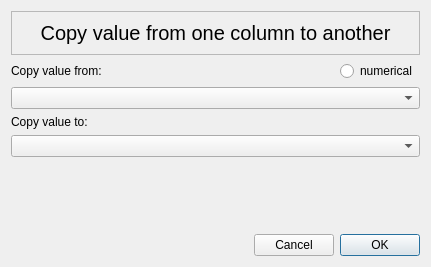
<?xml version="1.0" encoding="UTF-8"?>
<ui version="4.0">
 <class>CopyDialog</class>
 <widget class="QDialog" name="CopyDialog">
  <property name="geometry">
   <rect>
    <x>0</x>
    <y>0</y>
    <width>431</width>
    <height>267</height>
   </rect>
  </property>
  <property name="windowTitle">
   <string>Dialog</string>
  </property>
  <layout class="QGridLayout" name="gridLayout_2">
   <item row="1" column="0" colspan="3">
    <layout class="QGridLayout" name="gridLayoutFig"/>
   </item>
   <item row="4" column="0" colspan="3">
    <widget class="QComboBox" name="comboBoxFrom"/>
   </item>
   <item row="7" column="0">
    <spacer name="verticalSpacer">
     <property name="orientation">
      <enum>Qt::Vertical</enum>
     </property>
     <property name="sizeHint" stdset="0">
      <size>
       <width>20</width>
       <height>40</height>
      </size>
     </property>
    </spacer>
   </item>
   <item row="3" column="0">
    <widget class="QLabel" name="label">
     <property name="text">
      <string>Copy value from:</string>
     </property>
    </widget>
   </item>
   <item row="8" column="1">
    <widget class="QPushButton" name="Cancel">
     <property name="text">
      <string>Cancel</string>
     </property>
    </widget>
   </item>
   <item row="8" column="2">
    <widget class="QPushButton" name="OK">
     <property name="text">
      <string>OK</string>
     </property>
     <property name="default">
      <bool>true</bool>
     </property>
    </widget>
   </item>
   <item row="0" column="0" colspan="3">
    <widget class="QFrame" name="frame">
     <property name="frameShape">
      <enum>QFrame::StyledPanel</enum>
     </property>
     <property name="frameShadow">
      <enum>QFrame::Raised</enum>
     </property>
     <layout class="QGridLayout" name="gridLayout">
      <item row="0" column="0">
       <widget class="QLabel" name="label_3">
        <property name="font">
         <font>
          <pointsize>15</pointsize>
         </font>
        </property>
        <property name="text">
         <string>Copy value from one column to another</string>
        </property>
        <property name="alignment">
         <set>Qt::AlignCenter</set>
        </property>
       </widget>
      </item>
     </layout>
    </widget>
   </item>
   <item row="8" column="0">
    <spacer name="horizontalSpacer">
     <property name="orientation">
      <enum>Qt::Horizontal</enum>
     </property>
     <property name="sizeHint" stdset="0">
      <size>
       <width>224</width>
       <height>20</height>
      </size>
     </property>
    </spacer>
   </item>
   <item row="6" column="0" colspan="3">
    <widget class="QComboBox" name="comboBoxTo"/>
   </item>
   <item row="5" column="0">
    <widget class="QLabel" name="label_2">
     <property name="text">
      <string>Copy value to:</string>
     </property>
    </widget>
   </item>
   <item row="3" column="2">
    <widget class="QRadioButton" name="radioButton">
     <property name="text">
      <string>numerical</string>
     </property>
    </widget>
   </item>
  </layout>
 </widget>
 <resources/>
 <connections/>
</ui>
